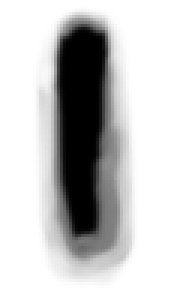
#> input picture track ims/TRACK-fm_-14165_18122/mask.tif, 60 x 100 px, found by its file name (shown 3 times larger)
$ python apply_mask.py
#> lines starting #> are read from the running program, lines starting #| are printed output that depends on the picture

import numpy as np
import matplotlib.pyplot as plt

path = "/Users/loganjaeger/Desktop/aerogel/track ims/TRACK-"
amazon_code = "fm_-14165_18122"
mask_path = path + amazon_code + "/" + "mask.tif"

mask = 1 - plt.imread(mask_path) / 255
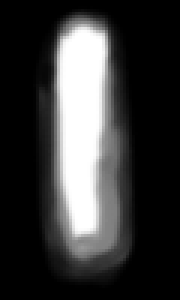
#> mask: shape (100, 60, 3) float64 (shown 3 times larger); min 0, max 1, mean 0.225

def load_in_ims():
	frame = 1
	while True:
		p = path + amazon_code + "/" + str(frame) + ".png"
		try:
			img = plt.imread(p)
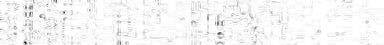
#> input picture sobel/1.png, 384 x 45 px, found by its file name
#> img is the input picture: shape (45, 384, 3) float32; min 0, max 1, mean 0.961
#> (the run stopped early here; a loop or call above may not have finished)
